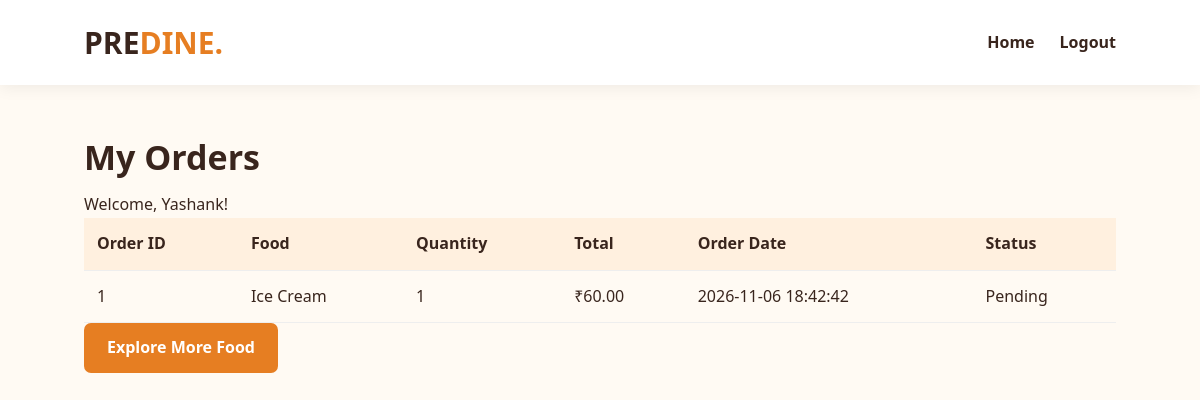
Page /my-orders (signed in) on the committed database.
### tables this page shows
CREATE TABLE orders (
            id INTEGER PRIMARY KEY AUTOINCREMENT,
            username TEXT NOT NULL,
            food_name TEXT NOT NULL,
            quantity INTEGER NOT NULL,
            total REAL NOT NULL,
            status TEXT DEFAULT 'Pending',
            created_at TIMESTAMP DEFAULT CURRENT_TIMESTAMP
        );

### app.py (the view)
@app.route("/my-orders")
def my_orders():
    if session.get("role") != "customer":
        return redirect(url_for("login"))
    conn = get_db()
    orders = conn.execute(
        "SELECT * FROM orders WHERE username = ? ORDER BY id DESC",
        (session["username"],)
    ).fetchall()
    conn.close()
    return render_template("my_orders.html", orders=orders)

### app.py (called while the page is built)
def get_db():
    conn = sqlite3.connect(DATABASE)
    conn.row_factory = sqlite3.Row
    return conn

### templates/my_orders.html (shortened to what this page needs)
<!DOCTYPE html>
<html lang="en">
<head>
    <link rel="stylesheet" href="{{ url_for('static', filename='style.css') }}">
</head>
<body>
<header class="navbar">
    <a href="/" class="logo">PRE<span>DINE.</span></a>
    <div class="nav-actions">
        <a href="/">Home</a>
        <a href="/logout">Logout</a>
    </div>
</header>
<main class="dashboard">
    <h1>My Orders</h1>
    <p>Welcome, {{ session.username }}!</p>
    <div class="table-wrapper">
    <table>
        <tr>
            <th>Order ID</th>
            <th>Food</th>
            <th>Quantity</th>
            <th>Total</th>
            <th>Order Date</th>
            <th>Status</th>
        </tr>
        {% for order in orders %}
        <tr>
            <td>{{ order.id }}</td>
            <td>{{ order.food_name }}</td>
            <td>{{ order.quantity }}</td>
            <td>₹{{ "%.2f"|format(order.total) }}</td>
            <td>{{ order.created_at }}</td>
            <td>{{ order.status }}</td>
        </tr>
        {% else %}
        <tr>
            <td colspan="6">You haven't placed any orders yet.</td>
        </tr>
        {% endfor %}
    </table>
    </div>
    <a href="/#menu" class="button">Explore More Food</a>
</main>
</body>
</html>

### static/style.css (style rules this page uses)
* { margin: 0; padding: 0; box-sizing: border-box; font-family: 'Segoe UI', Arial, sans-serif; }
html { scroll-behavior: smooth; }
body { background: #fffaf3; color: #39251d; line-height: 1.6; }
a { text-decoration: none; color: inherit; }
.navbar { background: white; min-height: 85px; padding: 15px 7%; display: flex; align-items: center; justify-content: space-between; gap: 20px; box-shadow: 0 3px 15px #00000010; position: sticky; top: 0; z-index: 10; }
.logo { font-size: 30px; font-weight: 800; color: #39251d; }
.logo span, .auth-card h1 span { color: #e67e22; }
.navbar nav, .nav-actions { display: flex; align-items: center; gap: 25px; flex-wrap: wrap; }
.navbar nav a, .nav-actions a { font-weight: 600; }
.button { display: inline-block; background: #e67e22; color: white; border: none; border-radius: 7px; padding: 12px 23px; font-weight: bold; cursor: pointer; transition: 0.3s; text-align: center; }
.dashboard { padding: 45px 7%; }
.dashboard > h1 { font-size: 34px; margin-bottom: 8px; }
.table-wrapper { overflow-x: auto; width: 100%; }
table { width: 100%; border-collapse: collapse; min-width: 650px; }
th, td { border-bottom: 1px solid #eee; padding: 13px; text-align: left; }
th { background: #fff0df; color: #39251d; }

### rows in the picture
orders: username "Yashank", id "1", food_name "Ice Cream", quantity "1", total "60.00", created_at "2026-11-06 18:42:42", status "Pending"
